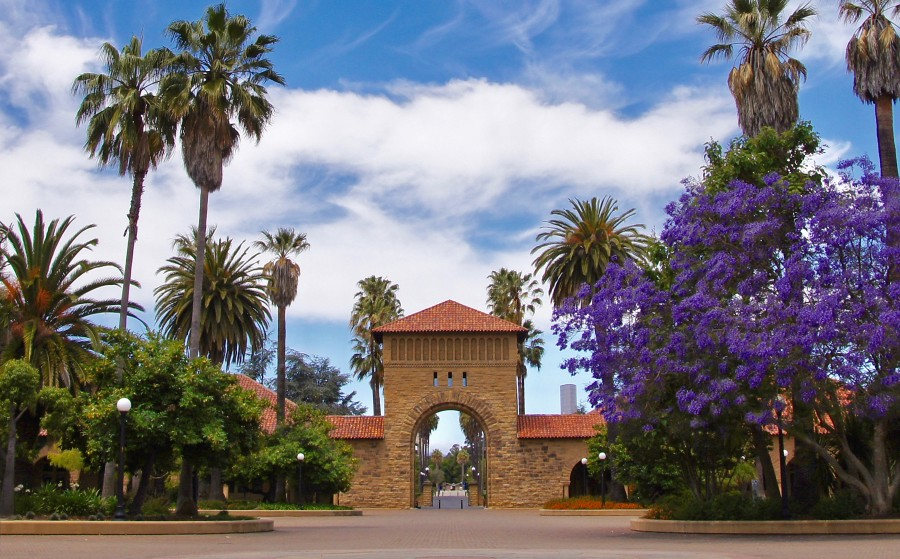
#> input picture IMAGES AND TEXTGRIDS/images/quad.jpg, 900 x 559 px
$ python center_square.py
#> lines starting #> are read from the running program, lines starting #| are printed output that depends on the picture
### IMAGES AND TEXTGRIDS/simpleimage.py
#! /usr/bin/env python3

"""
Stanford CS106AP SimpleImage

Written by Nick Parlante, Sonja Johnson-Yu, and Nick Bowman.
 -7/2019  version, has file reading, pix, foreach, hidden get/setpix

SimpleImage Features:
Create image:
  image = SimpleImage.blank(400, 200)   # create new image of size
  image = SimpleImage('foo.jpg')        # create from file

Access size
  image.width, image.height

Get pixel at x,y
  pix = image.get_pixel(x, y)
  # pix is RGB tuple like (100, 200, 0)

Set pixel at x,y
  image.set_pixel(x, y, pix)   # set data by tuple also

Get Pixel object at x,y
  pixel = image.get_pixel(x, y)
  pixel.red = 0
  pixel.blue = 255

Show image on screen
  image.show()

The main() function below demonstrates the above functions as a test.
"""

import sys

# If the following line fails, "Pillow" needs to be installed
from PIL import Image

# [11 lines left out: function clamp, not called in this run]


class Pixel(object):
    """
    A pixel at an x,y in a SimpleImage.
    Supports set/get .red .green .blue
    and get .x .y
    """
    def __init__(self, image, x, y):
        self.image = image
        self._x = x
        self._y = y

    def __str__(self):
        return 'r:' + str(self.red) + ' g:' + str(self.green) + ' b:' + str(self.blue)

    # Pillow image stores each pixel color as a (red, green, blue) tuple.
    # So the functions below have to unpack/repack the tuple to change anything.

    @property
    def red(self):
        return self.image.px[self._x, self._y][0]

    # [4 lines left out: function red, not called in this run]

    @property
    def green(self):
        return self.image.px[self._x, self._y][1]

    # [4 lines left out: function green, not called in this run]

    @property
    def blue(self):
        return self.image.px[self._x, self._y][2]

    # [4 lines left out: function blue, not called in this run]

    @property
    def x(self):
        return self._x

    @property
    def y(self):
        return self._y


# color tuples for background color names 'red' 'white' etc.
BACK_COLORS = {
    'white': (255, 255, 255),
    'black': (0, 0, 0),
    'red': (255, 0, 0),
    'green': (0, 255, 0),
    'blue': (0, 0, 255),
}


class SimpleImage(object):
    def __init__(self, filename, width=0, height=0, back_color=None):
        """
        Create a new image. This case works: SimpleImage('foo.jpg')
        To create a blank image use SimpleImage.blank(500, 300)
        The other parameters here are for internal/experimental use.
        """
#> called with filename = 'images/quad.jpg', width = 0, height = 0
        # Create pil_image either from file, or making blank
        if filename:
            self.pil_image = Image.open(filename).convert("RGB")
#> self.pil_image is the input picture: PIL image 900x559 RGB; mean R, G, B 119, 117.6, 125.1
            if self.pil_image.mode != 'RGB':
                raise Exception('Image file is not RGB')
            self._filename = filename  # hold onto
        else:
            if not back_color:
                back_color = 'white'
            color_tuple = BACK_COLORS[back_color]
            if width == 0 or height == 0:
                raise Exception('Creating blank image requires width/height but got {} {}'
                                .format(width, height))
            self.pil_image = Image.new('RGB', (width, height), color_tuple)
        self.px = self.pil_image.load()
        size = self.pil_image.size
#> size = (900, 559)
        self._width = size[0]
#> self._width = 900
        self._height = size[1]
#> self._height = 559
        self.curr_x = 0
        self.curr_y = 0

    def __iter__(self):
        return self

    # [16 lines left out: functions __next__, increment_curr_counters, not called in this run]

    @classmethod
    def blank(cls, width, height, back_color=None):
        """Create a new blank image of the given width and height, optional back_color."""
        return SimpleImage('', width, height, back_color=back_color)
#> in __init__ (call 2), `self.pil_image = Image.new('RGB', (width, height), color_tuple)`: self.pil_image: PIL image 200x200 RGB; every value is 255

    # [4 lines left out: function file, not called in this run]

    @property
    def width(self):
        """Width of image in pixels."""
        return self._width

    @property
    def height(self):
        """Height of image in pixels."""
        return self._height

    def get_pixel(self, x, y):
        """
        Returns a Pixel at the given x,y, suitable for getting/setting
        .red .green .blue values.
        """
        if x < 0 or x >= self._width or y < 0 or y >= self.height:
            e = Exception('get_pixel bad coordinate x %d y %d (vs. image width %d height %d)' %
                          (x, y, self._width, self.height))
            raise e
        return Pixel(self, x, y)

    def set_pixel(self, x, y, pixel):
        if x < 0 or x >= self._width or y < 0 or y >= self.height:
            e = Exception('set_pixel bad coordinate x %d y %d (vs. image width %d height %d)' %
                          (x, y, self._width, self.height))
            raise e
        self.px[x, y] = (pixel.red, pixel.green, pixel.blue)

    # [7 lines left out: function set_rgb, not called in this run]

    def _get_pix_(self, x, y):
        """Get pix RGB tuple (200, 100, 50) for the given x,y."""
        return self.px[x, y]

    def _set_pix_(self, x, y, pix):
        """Set the given pix RGB tuple into the image at the given x,y."""
        self.px[x, y] = pix

    def show(self):
        """Displays the image using an external utility."""
        self.pil_image.show()

    # [40 lines left out: functions make_as_big_as, main, not called in this run]


# [2 lines that do not run on import are left out]

### IMAGES AND TEXTGRIDS/center_square.py
from simpleimage import SimpleImage

DEFAULT_FILE = 'images/quad.jpg'
SQUARE_WIDTH = 200

def main():
    # Get file and load image
    filename = get_file()
    image = SimpleImage(filename)

    center_square = SimpleImage.blank(SQUARE_WIDTH, SQUARE_WIDTH)

    width = image.width
#> width = 900
    height = image.height
#> height = 559
    i=0
    for x in range((width-SQUARE_WIDTH)//2 ,(width+SQUARE_WIDTH)//2):
        j=0
        for y in range((height-SQUARE_WIDTH)//2, (height+SQUARE_WIDTH)//2):
            pixel = image.get_pixel(x,y)
            center_square.set_pixel(i,j,pixel)
            j += 1
        i += 1

    # Show the image after the transform
    center_square.show()
#> in show, `self.pil_image.show()`:
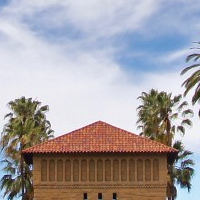
#> shown: PIL image 200x200 RGB; mean R, G, B 165.8, 160.5, 164.7


def get_file():
    # Read image file path from user, or use the default file
    filename = input('Enter image file (or press enter for default): ')
    if filename == '':
        filename = DEFAULT_FILE
    return filename


if __name__ == '__main__':
    main()
